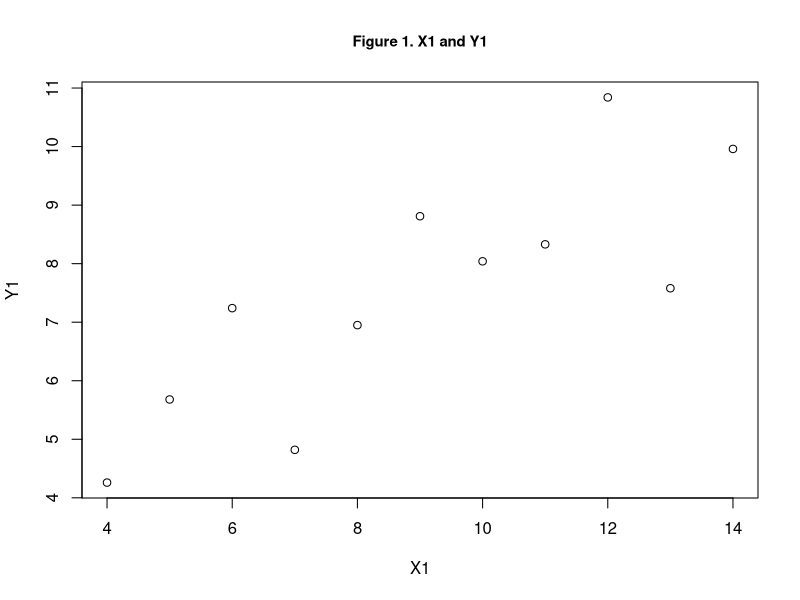
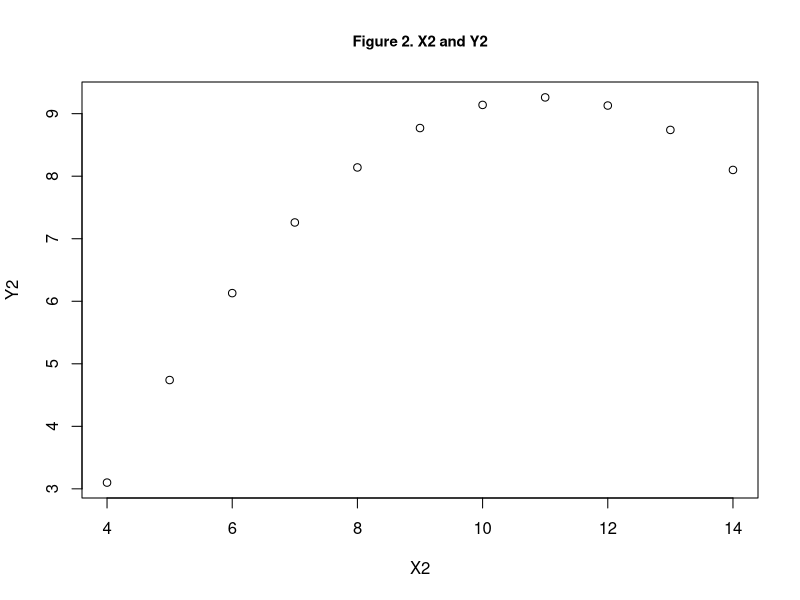
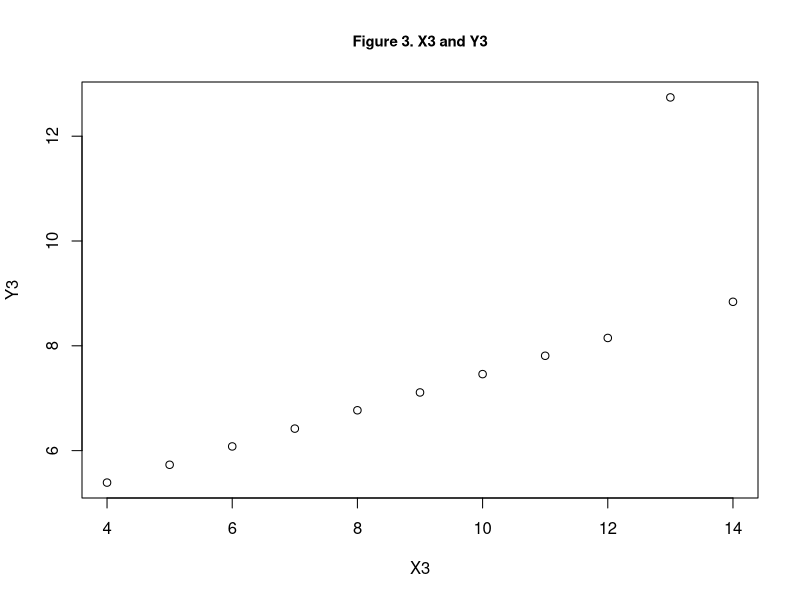
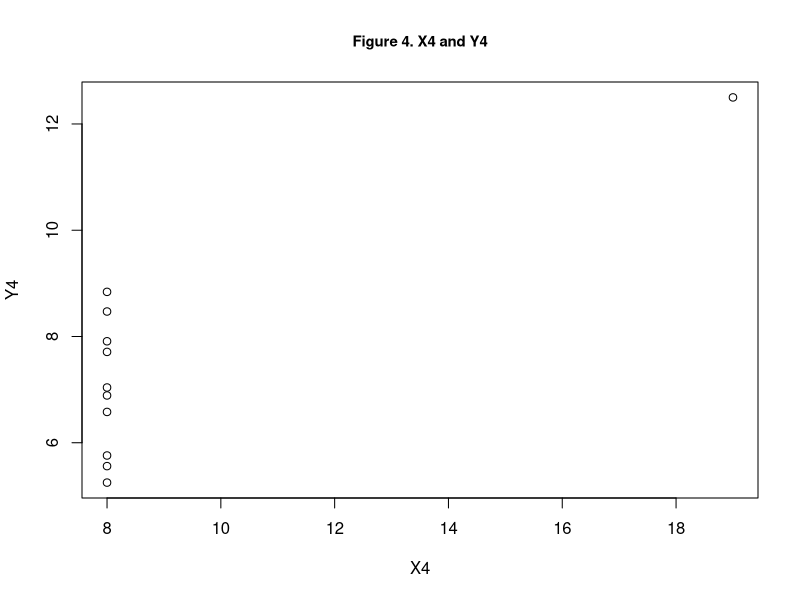
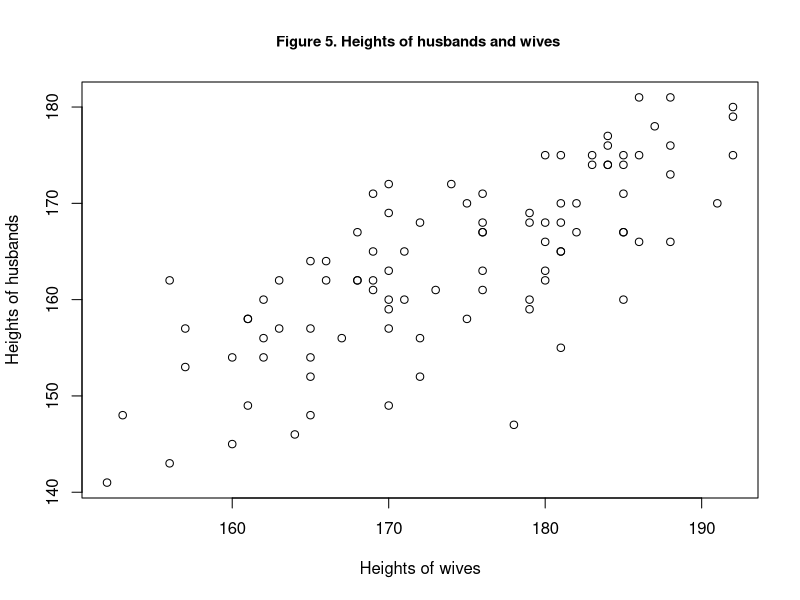
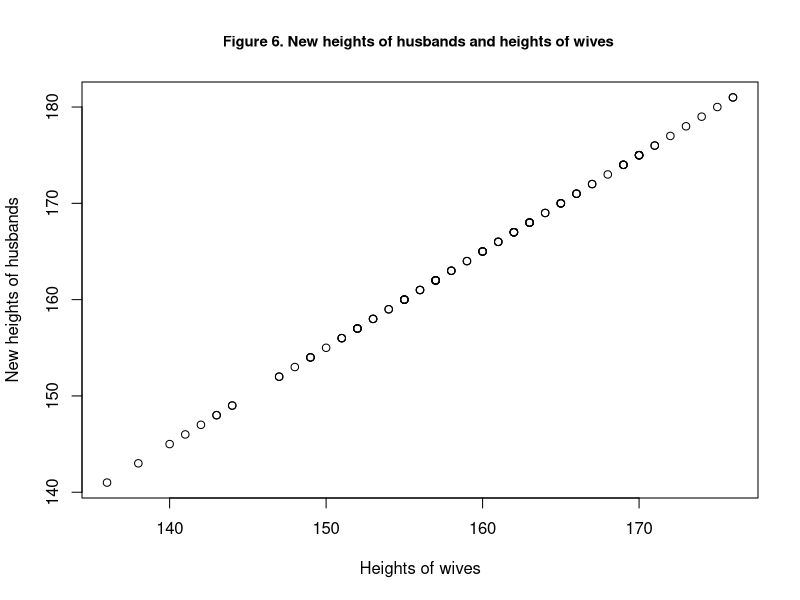

Source code (R) for these figures, in order:
## ---- chunk 1
knitr::opts_chunk$set(echo = TRUE)
## ---- chunk 2
Y1 <- c(8.04, 6.95, 7.58, 8.81, 8.33, 9.96, 7.24, 4.26, 10.84, 4.82, 5.68)
X1 <- c(10, 8, 13, 9, 11, 14, 6, 4, 12, 7, 5)
Y2 <- c(9.14, 8.14, 8.74, 8.77, 9.26, 8.10, 6.13, 3.10, 9.13, 7.26, 4.74)
X2 <- c(10, 8, 13, 9, 11, 14, 6, 4, 12, 7, 5)
Y3 <- c(7.46, 6.77, 12.74, 7.11, 7.81, 8.84, 6.08, 5.39, 8.15, 6.42, 5.73)
X3 <- c(10, 8, 13, 9, 11, 14, 6, 4, 12, 7, 5)
Y4 <- c(6.58, 5.76, 7.71, 8.84, 8.47, 7.04, 5.25, 12.50, 5.56, 7.91, 6.89)
X4 <- c(8, 8, 8, 8, 8, 8, 8, 19, 8, 8, 8)
## ---- chunk 3
cor(Y1,X1)
cor(Y2,X2)
cor(Y3,X3)
cor(Y4,X4)
## ---- chunk 4
plot(X1, Y1,
     main = "Figure 1. X1 and Y1",
     ylab = "Y1",
     xlab = "X1",
     cex.main = 0.9)
plot(X2, Y2,
     main = "Figure 2. X2 and Y2",
     ylab = "Y2",
     xlab = "X2",
     cex.main = 0.9)
plot(X3, Y3,
     main = "Figure 3. X3 and Y3",
     ylab = "Y3",
     xlab = "X3",
     cex.main = 0.9)
plot(X4, Y4,
     main = "Figure 4. X4 and Y4",
     ylab = "Y4",
     xlab = "X4",
     cex.main = 0.9)
## ---- chunk 5
H <- c(186, 180, 160, 186, 163, 172, 192, 170, 174, 191, 182, 178 ,181, 168 ,162 ,188, 168, 183, 188, 166, 180, 176, 185, 169, 182, 162, 169, 176, 180, 157, 170, 186, 180, 188, 153, 179, 175, 165, 156, 185, 172, 166, 179, 181, 176, 170, 165, 183, 162, 192, 185, 163, 185, 170, 176, 176, 160, 167, 157, 180, 172, 184, 185 ,165, 181, 170, 161, 188, 181, 156, 161, 152, 179, 170, 170, 165, 165, 169, 171, 192, 176, 168, 169, 184, 171, 161, 185, 184, 179, 184, 175, 173, 164, 181, 187, 181)
W <- c(175, 168, 154, 166, 162, 152, 179, 163, 172, 170, 170, 147, 165, 162, 154, 166, 167, 174, 173, 164, 163, 163, 171, 161 ,167, 160, 165, 167, 175, 157, 172, 181, 166, 181, 148, 169, 170, 157, 162, 174, 168, 162, 159, 155, 171, 159, 164, 175, 156, 180, 167, 157, 167, 157, 168, 167, 145, 156, 153, 162, 156, 174, 160, 152, 175, 169, 149, 176, 165, 143, 158, 141, 160, 149, 160, 148 ,154, 171, 165, 175, 161, 162, 162, 176, 160, 158, 175, 174, 168, 177, 158, 161, 146, 168, 178, 170)

## ---- chunk 6
plot(H, W,
     main = "Figure 5. Heights of husbands and wives ",
     ylab = "Heights of husbands",
     xlab = "Heights of wives",
     cex.main = 0.9)
## ---- chunk 7
cov(H,W)
## ---- chunk 8
H.inch <- H/2.54
W.inch <- W/2.54
cov(H.inch, W.inch)
## ---- chunk 9
cor(H, W)
## ---- chunk 10
cor(H.inch, W.inch)
## ---- chunk 11
H.NEW <- W-5
## ---- chunk 12
plot(H.NEW, W,
     main = "Figure 6. New heights of husbands and heights of wives ",
     ylab = "New heights of husbands",
     xlab = "Heights of wives",
     cex.main = 0.9)

